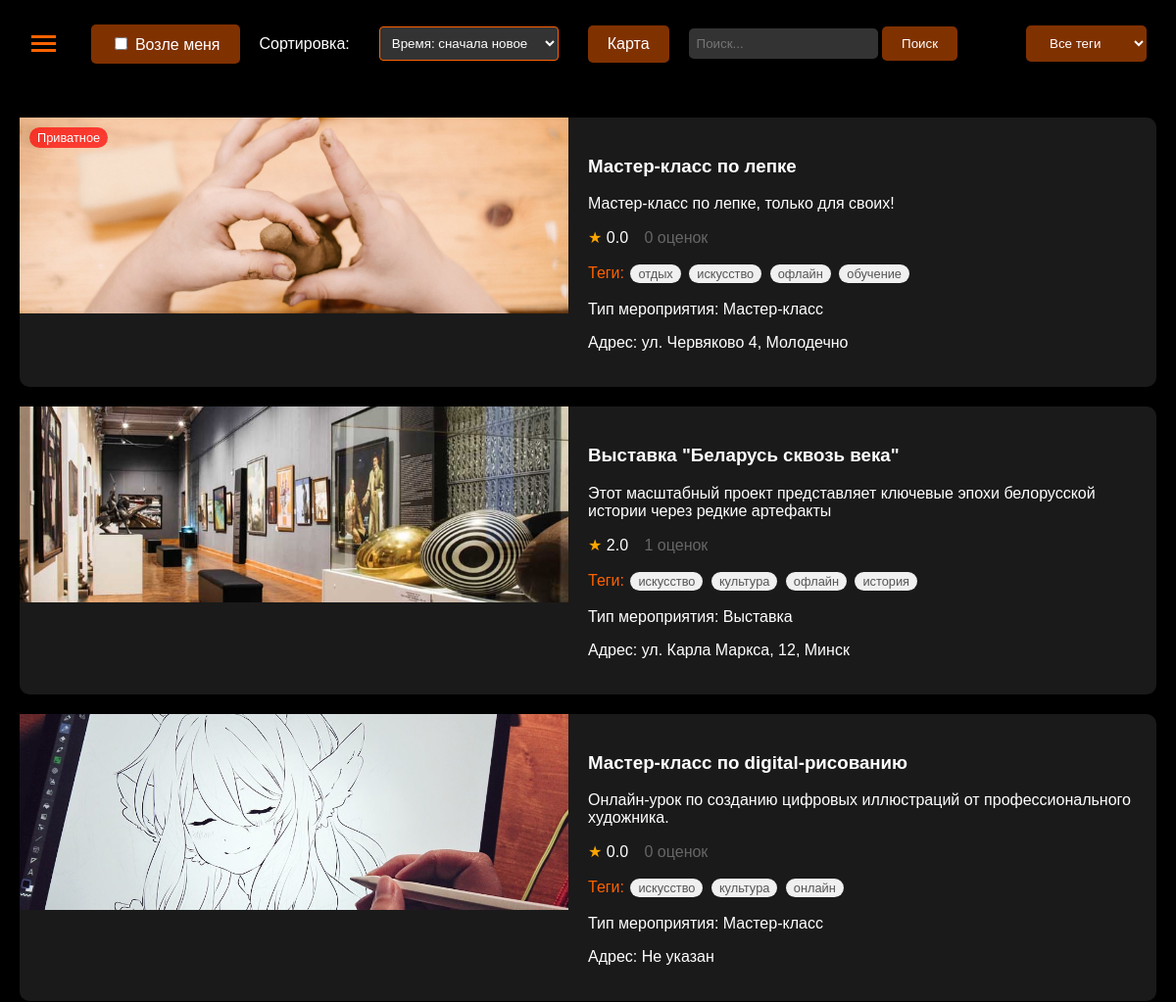
Before: / (upper part) with the older database file.
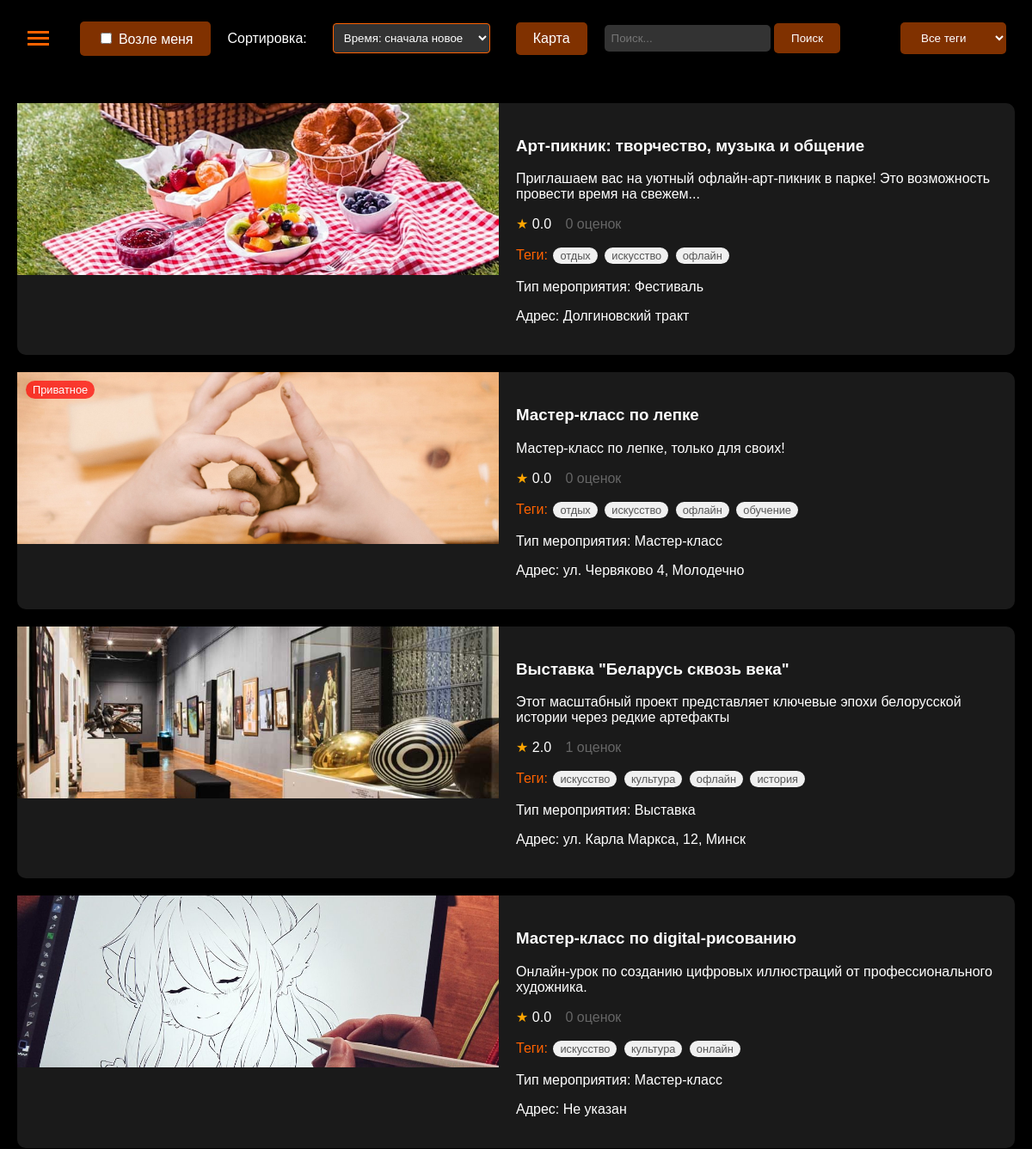
After: the same page with the newer database file.
### app/app.py (models this page shows, shortened)
class Event(db.Model):
    id = db.Column(db.Integer, primary_key=True)
    title = db.Column(db.String(100), nullable=False)
    description = db.Column(db.Text, nullable=False)
    organizer_id = db.Column(db.Integer, db.ForeignKey('user.id'), nullable=False)
    format = db.Column(db.String(20), nullable=False)  # 'online' или 'offline'
    location_name = db.Column(db.String(200))  # Название места
    location_address = db.Column(db.String(200))  # Физический адрес
    online_info = db.Column(db.Text)  # Информация для онлайн мероприятий
    date_time = db.Column(db.DateTime, nullable=False)
    duration = db.Column(db.Integer, nullable=False)
    image_url = db.Column(db.String(200))
    lat = db.Column(db.Float)
    lng = db.Column(db.Float)
    event_type = db.Column(db.String(50))
    created_at = db.Column(db.DateTime, default=datetime.utcnow)
    is_active = db.Column(db.Boolean, default=True)
    is_private = db.Column(db.Boolean, default=False)
    password = db.Column(db.String(100))  # Пароль для приватных мероприятий
    organizer = db.relationship('User', backref='events')
    tags = db.relationship('Tag', secondary='event_tag', backref='events')
    user_statuses = db.relationship(
        'UserEventStatus',
        backref=db.backref('event', lazy='joined'),
        lazy='dynamic'
    )
    @hybrid_property
    def average_rating(self):
        return db.session.query(func.avg(Rating.rating)).filter(
            Rating.event_id == self.id
        ).scalar() or 0.0
    @property
    def ratings_count(self):
        return Rating.query.filter_by(event_id=self.id).count()
    @property
    def distance(self):
        return getattr(self, '_distance', None)
    @distance.setter
    def distance(self, value):
        self._distance = value

class Tag(db.Model):
    id = db.Column(db.Integer, primary_key=True)
    name = db.Column(db.String(50), unique=True, nullable=False)

### app/app.py (the view, shortened to what this page needs)
@app.route('/', methods=['GET'])
def home():
    search_query = request.args.get('search', '').strip()
    selected_tag = request.args.get('tag', '').strip()
    selected_sort = request.args.get('sort', 'recommended' if 'username' in session else 'newest').strip()
    query = Event.query.filter_by(is_active=True)
    user_coords = None
    if search_query:
        query = query.filter(
            (Event.title.ilike(f'%{search_query}%')) |
            (Event.description.ilike(f'%{search_query}%')) |
            (Event.tags.any(Tag.name.ilike(f'%{search_query}%')))
        )
    if selected_tag:
        tag = Tag.query.filter_by(name=selected_tag).first()
        if tag:
            query = query.join(Event.tags).filter(Tag.id == tag.id)
    if selected_sort == 'recommended' and 'username' in session:
        user = User.query.filter_by(username=session['username']).first()
        if user:
            user_coords = None
            if 'nearby' in request.args:
                try:
                    lat_str, lng_str = request.args['nearby'].split(',')
                    user_coords = (float(lat_str), float(lng_str))
                except:
                    pass
            recommended = user.calculate_recommendation_scores(user_coords)
            events = [e for e, _ in recommended]
        else:
            events = query.order_by(Event.created_at.desc()).all()
    else:
        if selected_sort == 'recommended':
            selected_sort = 'newest'
        if selected_sort == 'popular':
            query = query.outerjoin(EventView).group_by(Event.id).order_by(func.count(EventView.event_id).desc())
        elif selected_sort == 'rating':
            query = query.outerjoin(Rating).group_by(Event.id).order_by(func.coalesce(func.avg(Rating.rating), 0).desc())
        elif selected_sort == 'oldest':
            query = query.order_by(Event.created_at.asc())
        else:  # newest
            query = query.order_by(Event.created_at.desc())
        events = query.all()
    filtered_events = []
    for event in events:
        if user_coords and event.lat and event.lng:
            distance = haversine(user_coords[0], user_coords[1], event.lat, event.lng)
            if distance <= 10:
                event.distance = distance
                filtered_events.append(event)
        else:
            event.distance = None
            filtered_events.append(event)
    if user_coords:
        events = [e for e in filtered_events if e.distance is not None]
    else:
        events = filtered_events
    tags = Tag.query.all()
    return render_template('index.html',
                         posts=events,
                         nearby_filter_active='nearby' in request.args,
                         tags=tags,
                         search_query=search_query,
                         selected_tag=selected_tag,
                         selected_sort=selected_sort)

### app/app.py (called while the page is built, shortened)
@app.context_processor
def inject_nearby_status():
    return {'nearby_filter_active': 'nearby' in request.args}

@app.before_request
def make_session_permanent():
    session.permanent = True

@app.context_processor
def inject_user():
    if 'username' in session:
        user = User.query.filter_by(username=session['username']).first()
        return {'current_user': user}
    return {}

@app.context_processor
def inject_validation_counts():
    return {}

@app.context_processor
def inject_friend_requests_count():
    return {}

@app.context_processor
def inject_user():
    if 'username' in session:
        user = User.query.filter_by(username=session['username']).first()
        return {'current_user': user}
    return {}

### app/templates/index.html (shortened to what this page needs)
<!DOCTYPE html>
<html>
<head>
    <link rel="stylesheet" href="{{ url_for('static', filename='styles.css') }}">
</head>
<body>
    <div class="header">
            <div class="menu-icon" onclick="toggleSidebar()">
                <span></span>
                <span></span>
                <span></span>
            </div>
        <div class="menu-buttons">
            <label class="menu-btn">
                <input type="checkbox" id="nearbyToggle"
                    onchange="toggleNearbyFilter(this)"
                    {% if nearby_filter_active %}checked{% endif %}>
                Возле меня
            </label>
            <span style="color: white; margin-right: 10px;">Сортировка:</span>
            <select class="menu-btn" id="sortSelector" onchange="applySorting(this.value)">
                <option value="newest" {% if selected_sort == 'newest' %}selected{% endif %}>Время: сначала новое</option>
            </select>
            <a href="{{ url_for('show_map') }}" class="menu-btn">Карта</a>
            <div class="search-container">
                <form method="GET" action="/">
                    <input class="search-input" type="text" name="search" placeholder="Поиск..." value="{{ search_query|default('') }}">
                        <button class="menu-btn" type="submit">Поиск</button>
                </form>
            </div>
            <select class="menu-btn" onchange="filterPosts('tag', this.value)">
                <option value="">Все теги</option>
            </select>
        </div>
    </div>
    <div class="posts-container">
        {% for post in posts %}
             {% include 'post.html' %}
        {% endfor %}
    </div>
</body>
</html>

### app/templates/post.html (shortened to what this page needs)
<div class="post"
                 data-event-id="{{ post.id }}"
                 data-title="{{ post.title | escape }}"
                 data-description="{{ post.description | escape }}"
                 data-location-name="{{ post.location_name | escape if post.location_name else '' }}"
                 data-tags="{{ post.tags|map(attribute='name')|join(', ') | escape }}"
                 data-event-type="{{ post.event_type | escape }}"
                 data-location-address="{{ post.location_address | escape if post.location_address else '' }}"
                 data-lat="{{ post.lat | default(0) }}"
                 data-lng="{{ post.lng | default(0) }}"
                 data-image-url="{{ post.image_url | default('', true) | escape }}"
                 data-is-private="{{ 'true' if post.is_private else 'false' }}"
                 data-format="{{ post.format }}"
                 data-online-info="{{ post.online_info | escape if post.online_info else '' }}"
                 data-date-time="{{ post.date_time.strftime('%Y-%m-%dT%H:%M:%S') }}"
                 data-duration="{{ post.duration }}"
                 data-organizer-username="{{ post.organizer.username }}"
                 onclick="handlePostClick(this)">
            {% if post.is_private %}
                <div class="private-badge">Приватное</div>
            {% endif %}
                <img class="post-image"
                    src="{{ url_for('static', filename=post.image_url) if post.image_url else url_for('static', filename='images/no-image.jpg') }}"
                    alt="{{ post.title }}"
                    onerror="this.onerror=null;this.src='{{ url_for('static', filename='images/no-image.jpg') }}'">
                <div class="post-content">
                    <h3>{{ post.title }}</h3>
                    <p>{{ post.description|truncate(100) }}</p>
                    <p class="rating">
                        <span class="star" style="color: #ffa500;">★</span>
                        <span class="average-rating" style="margin-right: 12px;">{{ "%.1f"|format(post.average_rating) }}</span>
                        <span class="ratings-count" style="color: #666666;"> {{ post.ratings_count }} оценок</span>
                    </p>
                    <p class="tags">Теги:
                        {% for tag in post.tags %}
                            <span class="tag
                                ">
                                {{ tag.name }}
                            </span>
                        {% endfor %}
                    </p>
                    <p>Тип мероприятия: {{ post.event_type }}</p>
                    <p>Адрес: {{ post.location_address if post.location_address else 'Не указан' }}</p>
                </div>
</div>

Changed rows visible on the page:
added Event: image_url (picture), title "Арт-пикник: творчество, музыка и общение", description "Приглашаем вас на уютный офлайн-арт-пикник в парке! Это возможность провести время на свежем...", average_rating "0.0", ratings_count "0", event_type "Фестиваль", location_address "Долгиновский тракт", Tag (name "отдых"), Tag (name "искусство"), Tag (name "офлайн")
